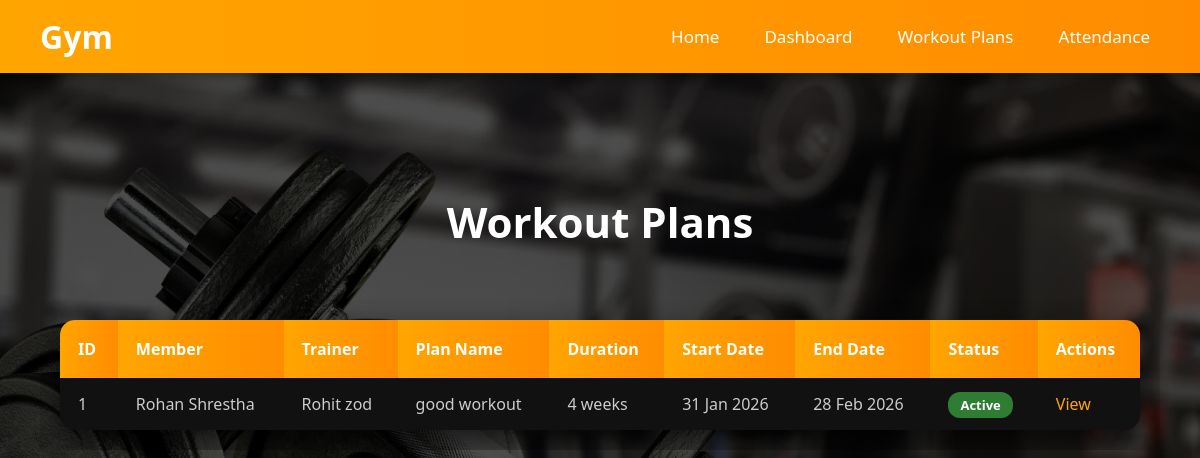
Page /workout_plans.php (signed in) on the committed database.
### tables this page shows
CREATE TABLE `workout_plans` (
  `id` int(11) NOT NULL AUTO_INCREMENT,
  `member_id` int(11) NOT NULL,
  `trainer_id` int(11) DEFAULT NULL,
  `plan_name` varchar(100) NOT NULL,
  `description` text DEFAULT NULL,
  `exercises` text DEFAULT NULL,
  `duration_weeks` int(11) DEFAULT 4,
  `start_date` date DEFAULT NULL,
  `end_date` date DEFAULT NULL,
  `status` enum('active','completed','cancelled') DEFAULT 'active',
  `created_at` timestamp NOT NULL DEFAULT current_timestamp(),
  `updated_at` timestamp NOT NULL DEFAULT current_timestamp() ON UPDATE current_timestamp(),
  PRIMARY KEY (`id`),
  KEY `member_id` (`member_id`),
  KEY `trainer_id` (`trainer_id`),
  CONSTRAINT `workout_plans_ibfk_1` FOREIGN KEY (`member_id`) REFERENCES `customers` (`id`) ON DELETE CASCADE,
  CONSTRAINT `workout_plans_ibfk_2` FOREIGN KEY (`trainer_id`) REFERENCES `trainers` (`id`) ON DELETE SET NULL
);

CREATE TABLE `customers` (
  `id` int(11) NOT NULL AUTO_INCREMENT,
  `full_name` varchar(100) NOT NULL,
  `email` varchar(100) NOT NULL,
  `password` varchar(255) NOT NULL,
  `created_at` timestamp NOT NULL DEFAULT current_timestamp(),
  `membership_type` varchar(50) DEFAULT 'Basic',
  `membership_start` date DEFAULT NULL,
  `membership_expiry` date DEFAULT NULL,
  `membership_status` enum('active','expired','suspended') DEFAULT 'active',
  PRIMARY KEY (`id`),
  UNIQUE KEY `email` (`email`)
);

CREATE TABLE `trainers` (
  `id` int(11) NOT NULL AUTO_INCREMENT,
  `full_name` varchar(100) NOT NULL,
  `email` varchar(100) NOT NULL,
  `password` varchar(255) NOT NULL,
  `specialty` varchar(100) DEFAULT NULL,
  `created_at` timestamp NOT NULL DEFAULT current_timestamp(),
  PRIMARY KEY (`id`),
  UNIQUE KEY `email` (`email`)
);

### public/workout_plans.php (the view, shortened to what this page needs)
<?php
require "../config/db.php";
$user_role = $_SESSION['user_role'] ?? '';
if ($user_role === 'customer') {
    $stmt = $pdo->prepare("
        SELECT wp.*, c.full_name as member_name, t.full_name as trainer_name
        FROM workout_plans wp
        LEFT JOIN customers c ON wp.member_id = c.id
        LEFT JOIN trainers t ON wp.trainer_id = t.id
        WHERE wp.member_id = ?
        ORDER BY wp.created_at DESC
    ");
    $stmt->execute([$_SESSION['user_id']]);
}
$plans = $stmt->fetchAll(PDO::FETCH_ASSOC);
?>
<!DOCTYPE html>
<html lang="en">
<head>
    <link rel="stylesheet" href="../assets/style.css">
</head>
<body>
<nav class="navbar">
    <div class="navdiv">
        <div class="logo"><a href="index.php">Gym</a></div>
        <ul>
            <li><a href="index.php">Home</a></li>
            <li><a href="dashboard.php">Dashboard</a></li>
            <li><a href="workout_plans.php">Workout Plans</a></li>
            <li><a href="attendance.php">Attendance</a></li>
        </ul>
    </div>
</nav>
<div class="main-content">
    <h1 class="page-title">Workout Plans</h1>
    <div class="table-container">
        <?php if (count($plans) > 0): ?>
        <table>
            <thead>
                <tr>
                    <th>ID</th>
                    <th>Member</th>
                    <th>Trainer</th>
                    <th>Plan Name</th>
                    <th>Duration</th>
                    <th>Start Date</th>
                    <th>End Date</th>
                    <th>Status</th>
                    <th>Actions</th>
                </tr>
            </thead>
            <tbody>
                <?php foreach ($plans as $plan): ?>
                <tr>
                    <td><?= $plan['id'] ?></td>
                    <td><?= htmlspecialchars($plan['member_name']) ?></td>
                    <td><?= htmlspecialchars($plan['trainer_name'] ?? 'Not assigned') ?></td>
                    <td><?= htmlspecialchars($plan['plan_name']) ?></td>
                    <td><?= $plan['duration_weeks'] ?> weeks</td>
                    <td><?= $plan['start_date'] ? date('d M Y', strtotime($plan['start_date'])) : '-' ?></td>
                    <td><?= $plan['end_date'] ? date('d M Y', strtotime($plan['end_date'])) : '-' ?></td>
                    <td>
                        <span class="status-badge status-<?= $plan['status'] ?>">
                            <?= ucfirst($plan['status']) ?>
                        </span>
                    </td>
                    <td>
                        <a href="view_workout_plan.php?id=<?= $plan['id'] ?>">View</a>
                    </td>
                </tr>
                <?php endforeach; ?>
            </tbody>
        </table>
        <?php endif; ?>
    </div>
</div>
</body>
</html>

### assets/style.css (style rules this page uses)
* { margin: 0; padding: 0; box-sizing: border-box; font-family: "Segoe UI", Tahoma, Geneva, Verdana, sans-serif; }
body { background: linear-gradient(rgba(0,0,0,0.7), rgba(0,0,0,0.7)), url("../imgs/gym.jpeg") no-repeat center center / cover; color: white; min-height: 100vh; }
.navbar { background: linear-gradient(to right, orange, darkorange); padding: 15px 40px; box-shadow: 0 4px 15px rgba(0,0,0,0.5); }
.navdiv { display: flex; justify-content: space-between; align-items: center; }
.logo a { color: white; font-size: 32px; font-weight: 800; text-decoration: none; }
.navdiv ul { list-style: none; display: flex; gap: 25px; }
.navdiv ul li a { color: white; text-decoration: none; font-size: 17px; padding: 6px 10px; border-radius: 6px; transition: 0.3s; }
.main-content { min-height: 100vh; padding: 120px 40px 60px; background: transparent; }
.page-title { text-align: center; font-size: 42px; margin-bottom: 50px; }

### public/workout_plans.php (style rules this page uses)
.table-container { max-width: 1200px; margin: 0 auto; padding: 20px; overflow-x: auto; }
table { width: 100%; background: #111; border-collapse: collapse; border-radius: 15px; overflow: hidden; box-shadow: 0 15px 35px rgba(0,0,0,0.7); }
table th { background: linear-gradient(to right, orange, darkorange); color: white; padding: 18px; text-align: left; font-size: 16px; font-weight: 600; }
table td { padding: 15px 18px; border-bottom: 1px solid #222; color: #ccc; }
table tr:last-child td { border-bottom: none; }
table td a { color: orange; text-decoration: none; font-weight: 500; transition: 0.3s; }
.status-badge { padding: 4px 12px; border-radius: 12px; font-size: 13px; font-weight: 600; }
.status-active { background: #2e7d32; color: white; }

### rows in the picture
workout_plans: id "1", member.full_name "Rohan Shrestha", trainer.full_name "Rohit zod", plan_name "good workout", duration_weeks "4", start_date "31 Jan 2026", end_date "28 Feb 2026", status "Active"
